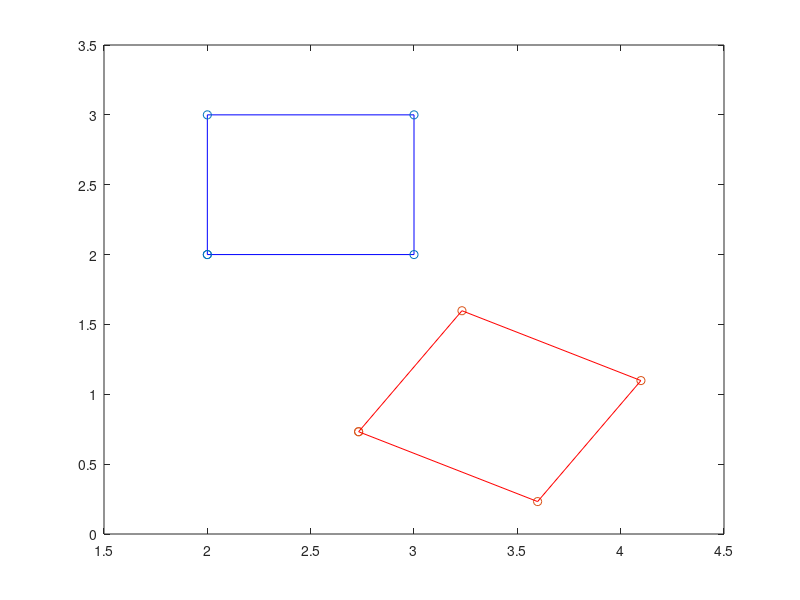
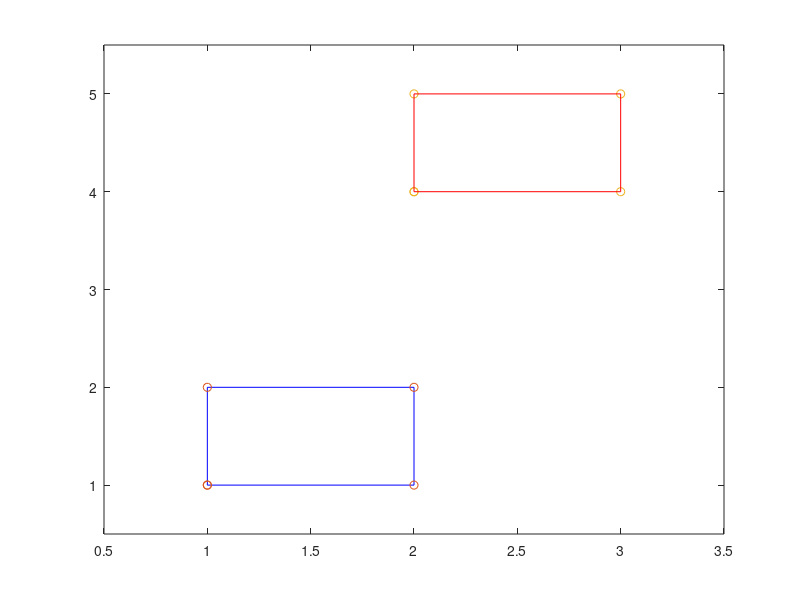

MATLAB code for these plots, in order: (Note: this script raises an error after producing the figures.)
%Exercise1:
%Create box
%first row is horizontal coords;second row is vertical coords
my_pts = [2 2 3 3 2;2 3 3 2 2];

%write code here to display the original box

fig = figure(1);
figure(fig);

plot(my_pts(1,:),my_pts(2,:),'Color',[0 0 1]);
%xlim([1.5 4.5]);
%ylim([0 3.5]);

%write code here to create your 2D rotation matrix my_rot,suggest degree 30
%Do the dot product:P' = RP
a = -pi/6;
my_rot=[cos(a) -sin(a);sin(a) cos(a)];

%write code to perform rotation using my_rot and my_pts and store the
%result in my_rot_pts
my_rot_pts = my_rot*my_pts;

%Use hold on/ hold off ,plot multiple sets of data on the same figure
% without erasing the existing data
hold on;
%write code to plot output
scatter(my_pts(1,:),my_pts(2,:));
scatter(my_rot_pts(1,:),my_rot_pts(2,:));
plot(my_rot_pts(1,:),my_rot_pts(2,:),'Color',[1 0 0]);
axis([1.5 4.5 0 3.5]);
hold off;

%++++++++++++++++++++++++++++++++++++++++++++++++++++++++++++++++++++++++++
%Exercise2:
d_x = 1;
%howmuchever you want to translate in horizongtal direction
d_y = 3;
%howmuchever you want to translate in vertical direction

%create the origninal box
%first row has horizontal coords,second row has veritical coords
my_points = [1 1 2 2 1;1 2 2 1 1];

%write code to plot the original box

fig2 = figure(2);
figure(fig2);
scatter(my_points(1,:),my_points(2,:));
plot(my_points(1,:),my_points(2,:),'Color',[0 0 1]);
%write code to create Homo 2D Translattion Matrix my_trans using d_x and
%d_y
%add extra coord P =(px,py,ph),or x=(x,y,h),Catesian:x = (x/h,y/h),P' = T(tx,ty)P
my_trans = [1 0 d_x; 0 1 d_y; 0 0 1];

%Next, we perform the translation
%write code to convert my_points to the homogeneous system and store the
%result in hom_my_points, add '1' row
%since size return a mxn matrix size, m is # of row, n is # of cols
szdim2 = size(my_points,2);
one_row = ones(1,szdim2);
hom_my_points = [my_points(1,:);my_points(2,:);one_row];

%write code to perform translation in the homo system using my_trans
%and hom_my_points and store the result in trans_my_points

trans_my_points = my_trans*hom_my_points;
hold on;
scatter(my_points(1,:),my_points(2,:));
scatter(trans_my_points(1,:),trans_my_points(2,:));
plot(trans_my_points(1,:),trans_my_points(2,:),'Color',[1 0 0]);
%write code to plot the Translated box which has to be domne in Cartesian
%cut out the X,Y points and ignore the 3rd dim
axis([0.5 3.5 0.5 5.5]);
hold off;

%++++++++++++++++++++++++++++++++++++++++++++++++++++++++++++++++++++++++++
%Exercise3:

d_y = 1; % howmuchever you want to translate in vertical direction
% create original box
% first row is horizontal and second row is vertical coordinates
my_pts = [3 3 4 4 3;3 4 4 3 3];
% write code to plot the box
fig1=figure(1);
% write code here to create your 2D rotation matrix my_rot
my_rot = [];
% write code to create your Homogeneous 2D Translation matrix hom_trans using d_x & d_y
hom_trans = [];
% Perform Compound transformation
% write code to construct your 2D Homogeneous Rotation Matrix using my_rot and store the
result in hom_rot
% HINT: start with a 3x3 identity matrix and replace a part of it with my_rot to create hom_rot
hom_rot = [];
% write code to convert my_pts to the homogeneous system and store the result in
%hom_my_pts
hom_my_pts = [];
% write code to perform in a single compound transformation: translation (hom_trans)
%followed by rotation (hom_rot) on hom_my_pts, and store the result in trans_my_pts
trans_my_pts = [];
% write code to plot the transformed box (output) which has to be done in Cartesian, so...
% cut out the X, Y points and ignore the 3rd dimension
hold on
axis([2 8 -2 5]); % just to make the plot nicely visible
% Now, let us reverse the order of rotation and translation and compare
fig2=figure(2);
plot(my_pts(1,1:end),my_pts(2,1:end),'b*-');
% write code to perform in a single compound transformation: rotation followed by translation,
%and store the result in trans_my_pts


